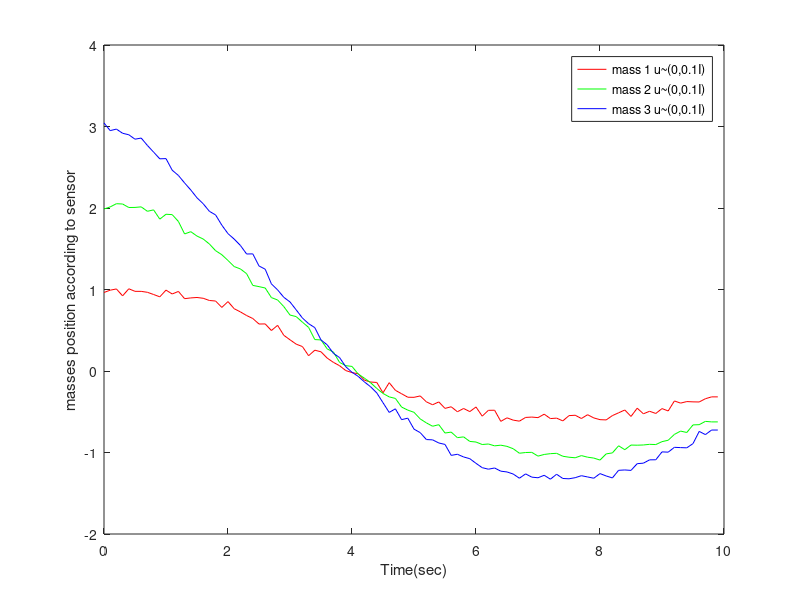
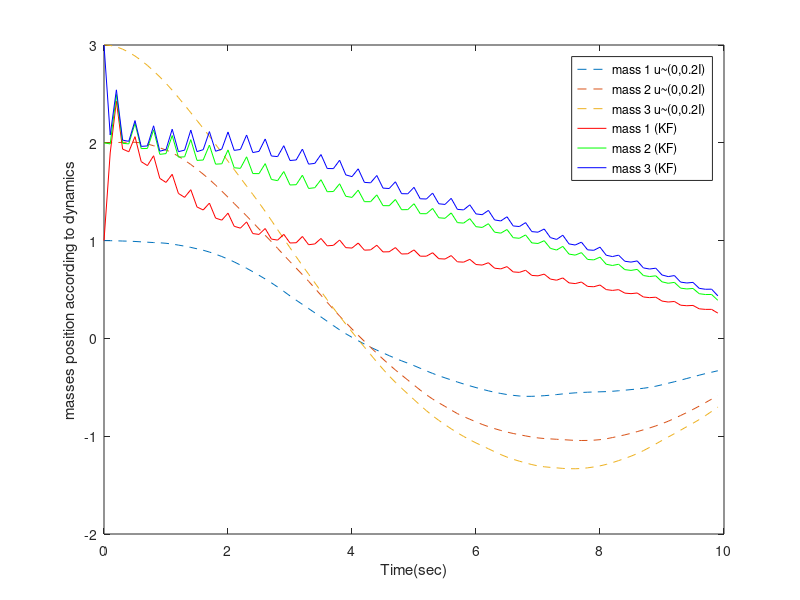

The MATLAB source for these figures, in order:

clc;
clear;
close all;


A_c = [0 0 0 1 0 0; 0 0 0 0 1 0; 0 0 0 0 0 1; -2 1 0 -1.6 0.8 0; 1 -2 1 0.8 -1.6 0.8; 0 1 -1 0 0.8 -0.8];
B_c = [0 0 0; 0 0 0; 0 0 0; 1 0 0; 0 1 0; 0 0 1];
C_c = [1 0 0 0 0 0 ;0 1 0 0 0 0 ; 0 0 1 0 0 0];

dT = 0.1;
A_d=expm(A_c*dT);
B_d=(A_d-eye(6))*inv(A_c)*B_c ;


x0 =[1 2 3 0 0 0]';
x_k = x0;
x_k1 = x_k;
u=[0 0 0]';
xp = zeros(6,100);
xp(:,1) = x_k;

for k = 0:99
    x_k = x_k1;
    x_k1 = A_d * x_k + B_d*u;
    xp(:,k+1) = x_k1;
end

x2_k = x0;
x2_k1 = x2_k;
xp2 = zeros(6,100);
xp2(:,1) = x2_k;

y = zeros(3,100);

for k = 0:99
    urandv = normrnd(0,0.1*eye(3));
    ukv=[urandv(1,1);urandv(2,2);urandv(3,3)];
    y(:,k+1) = C_c * x2_k + ukv ;
    
    x2_k = x2_k1;
    urandu = normrnd(0,0.2*eye(3));
    uku=[urandu(1,1);urandu(2,2);urandu(3,3)];
    x2_k1 = A_d*x2_k + B_d*uku;
    xp2(:,k+1) = x2_k1;
end



x_hat = zeros(6,100);
u_bar=0 ;

S_u = 0.2 * eye(3) ;
S_v = 0.1 * eye(3) ;
Q_d=B_d*S_u*B_d' ;

P0 = blkdiag(eye(3), 0.1*eye(3)) ;
P_hat(:,:,1) = P0 ;
xhat0 = x0 ;
x_hat(:,1)= xhat0 ;
x_tru(:,1)= x0 ;


for k = 2:100
    urandu = normrnd(u_bar,S_u*eye(3)) ;
    u_true(:,k-1)=[urandu(1,1);urandu(2,2);urandu(3,3)]; % gaussian random noise with mean S_u
    x_tru(:,k)=A_d*x_tru(:,k-1) + B_d*u_true(:,k-1); % true state change
    
    urandv = normrnd(u_bar,S_v*eye(3)) ;
    u_sensor(:,k-1)= [urandv(1,1);urandv(2,2);urandv(3,3)] ;
    y1(:,k-1) = C_c*x_tru(:,k) + sqrtm(S_v)*u_sensor(:,k-1);
    
    R = eye(3)*S_v*eye(3)' ;

    x_hat(:,k) = A_d*x_hat(:,k-1); % the model assumes ubar=0
    P_hat(:,:,k) = A_d*P_hat(:,:,k-1)*A_d' + Q_d;
    
    % measurement update
    K(:,:,k)=P_hat(:,:,k)*C_c'*inv(C_c*P_hat(:,:,k)*C_c' + R);
    x_hat(:,k)=x_hat(:,k) + K(:,:,k)*(y1(k) - C_c*x_hat(:,k));
    P_hat(:,:,k)=(eye(6) - K(:,:,k)*C_c)*P_hat(:,:,k);
    
    % now compute estimate error
    e(:,k)=x_tru(:,k)-x_hat(:,k);
    trP(k)=trace(P_hat(:,:,k));
    Sx(:,k)=sqrt(diag(P_hat(:,:,k)));
end

urandv = normrnd(u_bar,S_v*eye(3)) ;
u_sensor(:,100)= [urandv(1,1);urandv(2,2);urandv(3,3)] ;
y1(:,100) = C_c*x_tru(:,k) + sqrtm(S_v)*u_sensor(:,k-1);

sig=sqrt([squeeze(P_hat(1,1,:))';squeeze(P_hat(2,2,:))']);

t=0:dT:10-dT;

figure
h1 = plot(t, y1(1,:),'r',t, y1(2,:),'g',t, y1(3,:),'b');
xlabel('Time(sec)');
ylabel('masses position according to sensor');
legend('mass 1 u~(0,0.1I)','mass 2 u~(0,0.1I)','mass 3 u~(0,0.1I)');

figure
h0 = plot(t, x_tru(1,:), '--', t, x_tru(2,:),'--',t, x_tru(3,:), '--', t, x_hat(1,:),'r',t, x_hat(2,:),'g',t, x_hat(3,:),'b');
xlabel('Time(sec)');
ylabel('masses position according to dynamics');
legend('mass 1 u~(0,0.2I)','mass 2 u~(0,0.2I)','mass 3 u~(0,0.2I)','mass 1 (KF)','mass 2 (KF)','mass 3 (KF)');
